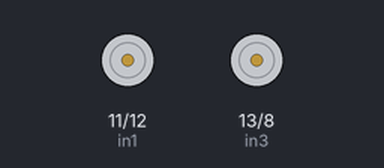
Bench run of a sketch on a simulated Arduino Uno, built with avr-gcc and run on an emulated ATmega328P. Parts: motor-driver pin pairs drawn as motors (green arrow = first pin HIGH = forward, orange = second pin HIGH = backward, longer = more drive).

Above: at 0.1 s.
At 2.1 s:
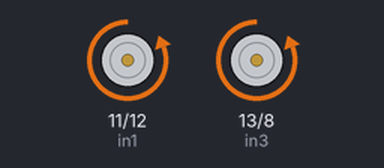
At 4.1 s:
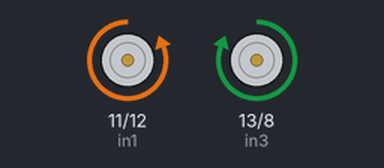
At 6.1 s:
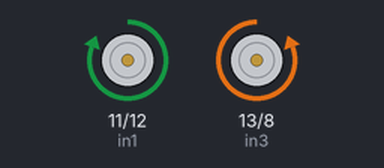
Timing chart, 0 to 9.5 s (numbered marks = the images above):
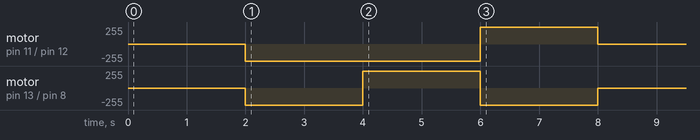

The sketch:

Test_code_1.ino
```cpp
// int enA = 10;
int in1 = 11;
int in2 = 12;

// int enB = 9;
int in3 = 13;
int in4 = 8;

int max_speed = 200;
int set_speed = 100;
int min_speed = 50;
int stop_speed = 0;
int left_ir = 3;
int middle_ir = 4;
int right_ir = 5;


void forward() {
  digitalWrite(in1, LOW);
  digitalWrite(in2, HIGH);
  digitalWrite(in3, LOW);
  digitalWrite(in4, HIGH);
}

void stop() {
  digitalWrite(in1, LOW);
  digitalWrite(in2, LOW);
  digitalWrite(in3, LOW);
  digitalWrite(in4, LOW);
}

void right() {
  digitalWrite(in1, HIGH);
  digitalWrite(in2, LOW);
  digitalWrite(in3, LOW);
  digitalWrite(in4, HIGH);
}

void left() {
  digitalWrite(in1, LOW);
  digitalWrite(in2, HIGH);
  digitalWrite(in3, HIGH);
  digitalWrite(in4, LOW);
}

void setup() {

  // Intialize pins
  pinMode(left_ir, INPUT);
  pinMode(middle_ir, INPUT);
  pinMode(right_ir, INPUT);
  // Set all the motor control pins to outputs
  // pinMode(enA, OUTPUT);
  // pinMode(enB, OUTPUT);
  pinMode(in1, OUTPUT);
  pinMode(in2, OUTPUT);
  pinMode(in3, OUTPUT);
  pinMode(in4, OUTPUT);


  // Turn off motors - Initial state
  stop();
  delay(2000);

  forward();
  delay(2000);

  left();
  delay(2000);

  right();
  delay(2000);

  stop();
  delay(2000);
}
void loop() {
}
```
